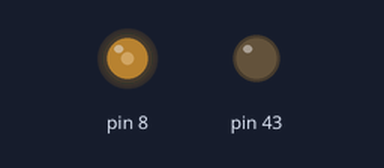
Simulated run of this sketch. Board: Arduino Mega 2560, built with avr-gcc and run on an emulated ATmega2560. Shown: output pins drawn as LEDs (lit = HIGH).

Above: at 0.1 s.
Timing chart, 0 to 1.6 s (numbered marks = the images above):
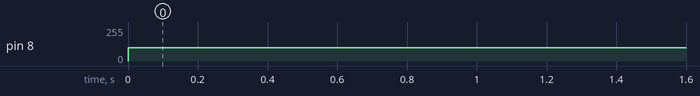

Measured:
- by itself, pin 8: 0/255 → 100/255 at 0.00 s

The sketch:

sketch_nov20c.ino
```cpp
#define act1_dir_pin
#define act1_pwm_pin 2

void setup() {
pinMode(43,OUTPUT);
pinMode(8,OUTPUT);
}

void loop() {
 digitalWrite(43,0);
 analogWrite(8,100);
}
```
